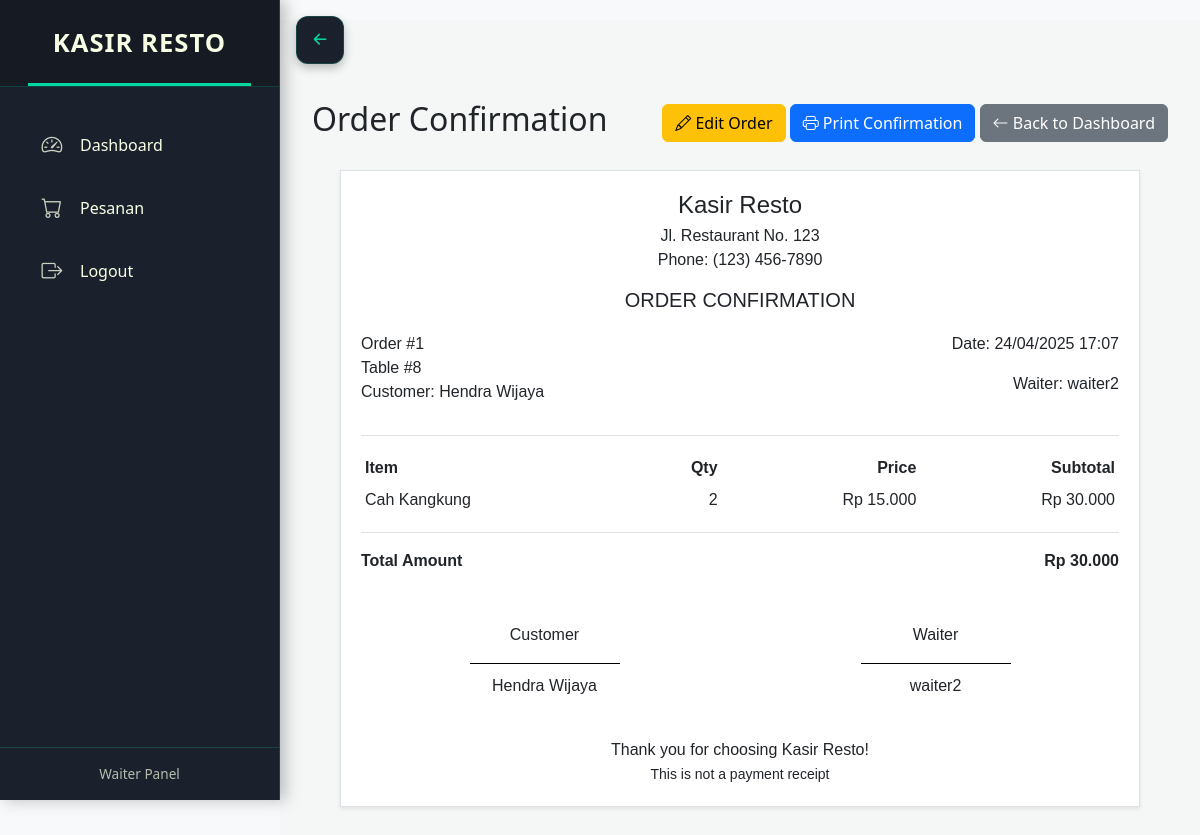
Page /pages/waiter/view_order.php?id=1 (signed in) on the committed database.
### tables this page shows
CREATE TABLE pesanan (
    idpesanan BIGINT UNSIGNED PRIMARY KEY AUTO_INCREMENT,
    idmenu BIGINT UNSIGNED NOT NULL,
    kode_pesanan VARCHAR(25) NOT NULL,
    idpelanggan BIGINT UNSIGNED NOT NULL,
    jumlah INT NOT NULL,
    iduser BIGINT UNSIGNED NOT NULL,
    created_at TIMESTAMP DEFAULT CURRENT_TIMESTAMP,
    updated_at TIMESTAMP DEFAULT CURRENT_TIMESTAMP ON UPDATE CURRENT_TIMESTAMP,
    meja_id BIGINT UNSIGNED NOT NULL,
    FOREIGN KEY (idmenu) REFERENCES menu(idmenu) ON DELETE CASCADE ON UPDATE CASCADE,
    FOREIGN KEY (idpelanggan) REFERENCES pelanggan(idpelanggan) ON DELETE CASCADE ON UPDATE CASCADE,
    FOREIGN KEY (iduser) REFERENCES users(iduser) ON DELETE CASCADE ON UPDATE CASCADE,
    FOREIGN KEY (meja_id) REFERENCES meja(id) ON DELETE CASCADE ON UPDATE CASCADE
);

CREATE TABLE meja (
    id BIGINT UNSIGNED PRIMARY KEY AUTO_INCREMENT,
    Nomeja INT NOT NULL,
    status ENUM('kosong', 'terpakai') DEFAULT 'kosong',
    created_at TIMESTAMP DEFAULT CURRENT_TIMESTAMP,
    updated_at TIMESTAMP DEFAULT CURRENT_TIMESTAMP ON UPDATE CURRENT_TIMESTAMP
);

CREATE TABLE pelanggan (
    idpelanggan BIGINT UNSIGNED PRIMARY KEY AUTO_INCREMENT,
    Namapelanggan VARCHAR(255) NOT NULL,
    Jeniskelamin ENUM('laki-laki', 'perempuan') NOT NULL,
    Nohp VARCHAR(255),
    alamat VARCHAR(255),
    created_at TIMESTAMP DEFAULT CURRENT_TIMESTAMP,
    updated_at TIMESTAMP DEFAULT CURRENT_TIMESTAMP ON UPDATE CURRENT_TIMESTAMP
);

CREATE TABLE menu (
    idmenu BIGINT UNSIGNED PRIMARY KEY AUTO_INCREMENT,
    Namamenu VARCHAR(255) NOT NULL,
    Harga INT NOT NULL,
    created_at TIMESTAMP DEFAULT CURRENT_TIMESTAMP,
    updated_at TIMESTAMP DEFAULT CURRENT_TIMESTAMP ON UPDATE CURRENT_TIMESTAMP
);

### pages/waiter/view_order.php (the view, shortened to what this page needs)
<?php
require_once '../../config/config.php';
$user = $_SESSION['user'];
$order_id = $_GET['id'];
$order_query = "SELECT p.*, m.Nomeja, p.created_at as order_date, pl.Namapelanggan,
    CASE
        WHEN EXISTS (SELECT 1 FROM transaksi t WHERE t.idpesanan = p.idpesanan) THEN 'Completed'
        ELSE 'Active'
    END as status
FROM pesanan p
JOIN meja m ON p.meja_id = m.id
JOIN pelanggan pl ON p.idpelanggan = pl.idpelanggan
WHERE p.idpesanan = ?
LIMIT 1";
$stmt = $conn->prepare($order_query);
$stmt->bind_param("i", $order_id);
$stmt->execute();
$order_result = $stmt->get_result();
$order = $order_result->fetch_assoc();
$items_query = "SELECT p.*, m.Namamenu as nama, m.Harga as harga, (p.jumlah * m.Harga) as subtotal
FROM pesanan p
JOIN menu m ON p.idmenu = m.idmenu
WHERE p.kode_pesanan = ?";
$stmt = $conn->prepare($items_query);
$stmt->bind_param("s", $order['kode_pesanan']);
$stmt->execute();
$items_result = $stmt->get_result();
$total = 0;
while ($item = $items_result->fetch_assoc()) {
    $total += $item['subtotal'];
}
$items_result->data_seek(0);
?>
<!DOCTYPE html>
<html lang="en">
<head>
    <link href="../../assets/bootstrap/dist/css/bootstrap.min.css" rel="stylesheet">
    <link href="../../assets/bootstrap-icons/font/bootstrap-icons.css" rel="stylesheet">
</head>
<body>
    <?php include '../../components/sidebar.php'; ?>
    <div class="content-wrapper">
        <div class="no-print mb-4">
            <div class="d-flex justify-content-between align-items-center">
                <h2>Order Confirmation</h2>
                <div>
                    <a href="edit_order.php?id=<?php echo $order_id; ?>" class="btn btn-warning">
                        <i class="bi bi-pencil"></i> Edit Order
                    </a>
                    <button onclick="window.print()" class="btn btn-primary">
                        <i class="bi bi-printer"></i> Print Confirmation
                    </button>
                    <a href="dashboard.php" class="btn btn-secondary">
                        <i class="bi bi-arrow-left"></i> Back to Dashboard
                    </a>
                </div>
            </div>
        </div>
        <div class="confirmation">
            <div class="confirmation-header">
                <h4 class="mb-1">Kasir Resto</h4>
                <p class="mb-0">Jl. Restaurant No. 123</p>
                <p>Phone: (123) 456-7890</p>
                <h5 class="mt-3">ORDER CONFIRMATION</h5>
            </div>
            <div class="confirmation-info">
                <div class="row">
                    <div class="col-6">
                        <p class="mb-0">Order #<?php echo htmlspecialchars($order['idpesanan']); ?></p>
                        <p class="mb-0">Table #<?php echo htmlspecialchars($order['Nomeja']); ?></p>
                        <p>Customer: <?php echo htmlspecialchars($order['Namapelanggan']); ?></p>
                    </div>
                    <div class="col-6 text-end">
                        <p>Date: <?php echo date('d/m/Y H:i', strtotime($order['order_date'])); ?></p>
                        <p>Waiter: <?php echo htmlspecialchars($user['nama']); ?></p>
                    </div>
                </div>
            </div>
            <div class="border-top border-bottom py-3 mb-3 items-section">
                <table class="items-table table-sm table-borderless mb-0">
                    <thead>
                        <tr>
                            <th>Item</th>
                            <th class="text-end">Qty</th>
                            <th class="text-end">Price</th>
                            <th class="text-end">Subtotal</th>
                        </tr>
                    </thead>
                    <tbody>
                        <?php while ($item = $items_result->fetch_assoc()): ?>
                            <tr>
                                <td><?php echo htmlspecialchars($item['nama']); ?></td>
                                <td class="text-end"><?php echo $item['jumlah']; ?></td>
                                <td class="text-end">Rp <?php echo number_format($item['harga'], 0, ',', '.'); ?></td>
                                <td class="text-end">Rp <?php echo number_format($item['subtotal'], 0, ',', '.'); ?></td>
                            </tr>
                        <?php endwhile; ?>
                    </tbody>
                </table>
            </div>
            <div class="mb-4">
                <div class="row fw-bold">
                    <div class="col-6">Total Amount</div>
                    <div class="col-6 text-end">Rp <?php echo number_format($total, 0, ',', '.'); ?></div>
                </div>
            </div>
            <div class="signature-section row text-center">
                <div class="col-6">
                    <p>Customer</p>
                    <div class="signature-line"></div>
                    <p><?php echo isset($order['Namapelanggan']) ? htmlspecialchars($order['Namapelanggan']) : 'Guest'; ?></p>
                </div>
                <div class="col-6">
                    <p>Waiter</p>
                    <div class="signature-line"></div>
                    <p><?php echo htmlspecialchars($user['nama']); ?></p>
                </div>
            </div>
            <div class="confirmation-footer text-center mt-4">
                <p class="mb-0">Thank you for choosing Kasir Resto!</p>
                <small>This is not a payment receipt</small>
            </div>
        </div>
    </div>
</body>
</html>

### css/sidebar.css (style rules this page uses)
:root { --primary-color: #06D6A0; --secondary-color: #F8FFE5; --background-color: #1A202C; --text-color: var(--secondary-color); --text-muted-color: rgba(248, 255, 229, 0.7); --icon-color: rgba(248, 255, 229, 0.8); --border-color: rgba(6, 214, 160, 0.2); --hover-bg: rgba(6, 214, 160, 0.1); --active-bg: rgba(6, 214, 160, 0.2); --scrollbar-thumb: var(--primary-color); --tooltip-bg: rgba(0, 0, 0, 0.85); --tooltip-text: #ffffff; --shadow-color: rgba(0, 0, 0, 0.25); --sidebar-width: 280px; --sidebar-collapsed-width: 80px; --transition-speed: 0.3s; --transition-type: cubic-bezier(0.4, 0, 0.2, 1); --content-padding: 2rem; --content-padding-top: 5rem; --mobile-breakpoint: 768px; }
.content-wrapper { min-height: 100vh; padding: var(--content-padding); padding-top: var(--content-padding-top); margin-left: 0; background-color: #f4f7f6; transition: margin-left var(--transition-speed) var(--transition-type); position: relative; z-index: 1; }
@media (min-width: 769px) { .content-wrapper { margin-left: var(--sidebar-width); } }

### pages/waiter/view_order.php (style rules this page uses)
body { background-color: #f8f9fa; }
.confirmation { max-width: 800px; margin: 0 auto; padding: 20px; background-color: white; font-family: 'Arial', sans-serif; }
@media screen { .content-wrapper { margin-left: 280px; margin-top: 20px; padding: 20px; } }
@media screen { .confirmation { box-shadow: 0 0.125rem 0.25rem rgba(0, 0, 0, 0.075); border: 1px solid #dee2e6; } }
.confirmation-header { text-align: center; margin-bottom: 20px; }
.confirmation-info { margin-bottom: 15px; }
.items-table { width: 100%; margin-bottom: 15px; }
.signature-section { margin-top: 50px; }
.signature-line { border-top: 1px solid #000; width: 150px; margin: 10px auto; }
.content-wrapper { margin-left: var(--sidebar-width); padding: var(--content-padding); padding-top: var(--content-padding-top); min-height: 100vh; transition: all var(--transition-speed) var(--transition-type); position: relative; z-index: 1; }

### rows in the picture
pesanan: idpesanan "1", meja.Nomeja "8", idpelanggan.Namapelanggan "Hendra Wijaya", created_at "24/04/2025 17:07", idmenu.Namamenu "Cah Kangkung", jumlah "2", idmenu.Harga "15.000", subtotal "30.000"

### other values in the picture
$item['text'] "Dashboard"
$item['text'] "Pesanan"
$item['text'] "Logout"
$user_level "Waiter"
$user['nama'] "waiter2"
$total "30.000"
